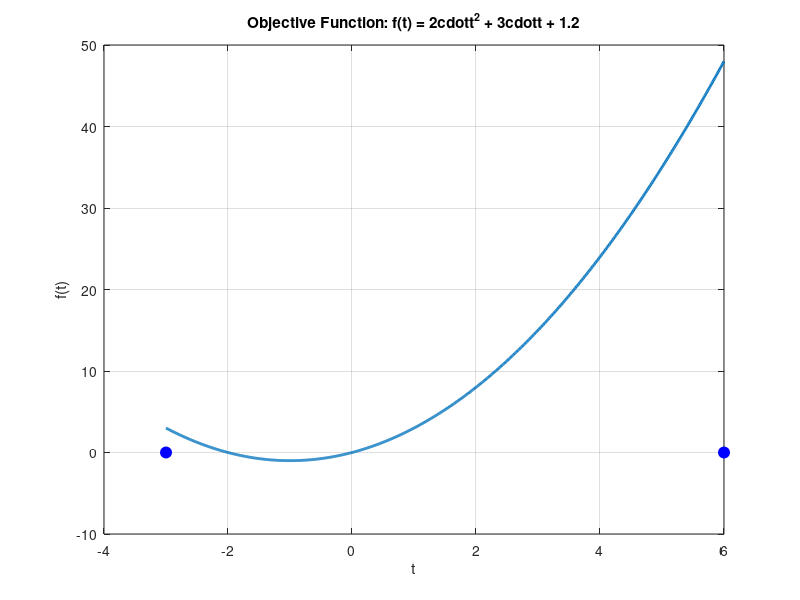

Here is the MATLAB script that generated this plot: (Note: this script raises an error after producing the figure.)
%% Clear workspace
clc; clear all; close all;

%% Define the function to optimze (look for minimum)
%f_t = @(t) 2*(t.^2) + 3*t + 7;
f_t = @(t) (t.^2) + 2*t;
fd_t = @(t) 2*t + 2;
t = -3:0.01:6;
f = f_t(t);

% Plot the objective function
fig = figure;
subfigure = subplot(1,1,1);
line1 = plot(t,f,'LineWidth',2); grid on; hold on;
title("Objective Function: f(t) = 2\cdott^2 + 3\cdott + 1.2");
xlabel("t"); ylabel("f(t)");

%% Dichotomous Serach algorithm

% allowable final length of uncertainty
l = 0.2;
% interval of uncertainty
interval = [-3 6]; 
% counting the steps
n = ceil( log2( (interval(2) - interval(1)) / l) );
% plot the interval
line2 = plot(interval,[0 0],'b','Marker','o','MarkerSize',8,'MarkerFaceColor','b','LineStyle','none'); 
%set(subfigure,'NextPlot','replace');
scale = abs(interval(1) - interval(2));

lambda = (interval(2) + interval(1))/2;
matriz = zeros(n+1,6);
matriz(1,:) = [1 interval(1) interval(2) lambda f_t(lambda) fd_t(lambda)];

for k = 1:n
    % Calculate lambda y derivate
    lambda = (interval(2) + interval(1))/2;
    fd_t_lambda = fd_t(lambda); 
    
    if ( fd_t_lambda == 0 ) % The opt point!
        interval = [fd_t_lambda fd_t_lambda];
        break; 
    elseif ( fd_t_lambda > 0 )  % The opt point is at the left
        interval(2) = lambda;
    else % The opt point is at the right
        interval(1) = lambda; 
    end 


    matriz(k+1,:) = [k+1 interval(1) interval(2) lambda f_t(lambda) fd_t(lambda)];
    
    % Plot new interval
    pause(1);
    line2.XData = interval;
    new_scale = abs(interval(1) - interval(2));
    % Update scale to keep visual tracking of the interval 
    if new_scale/scale < 0.1 
        hold off;
        t = interval(1)-abs(interval(1))*1.1:0.01:interval(2)+abs(interval(2))*1.1;
        f = f_t(t); 
        line1 = plot(t,f,'LineWidth',2); grid on; hold on;
        line2 = plot(interval,[0 0],'b','Marker','o','MarkerSize',8,'MarkerFaceColor','b','LineStyle','none');  
        scale = new_scale;
    end

    % Just to check, print the length of the interval
    fprintf("%d: The length of the interva is: %f\n",k, interval(2) - interval(1));
end


% Print info and answer
datos_table = array2table(matriz,'VariableNames',{'k' 'a_k' 'b_k' 'lambda' 'theta(lambda_k)' 'theta_d(lambda_k)'});
disp(datos_table)

fprintf("Answer: The optimal value is in the interval [%f %f]\n",interval(1),interval(2));

t_opt = (interval(2) + interval(1)) / 2;
plot(t_opt,f_t(t_opt),'r','Marker','o','MarkerSize',8,'MarkerFaceColor','r');